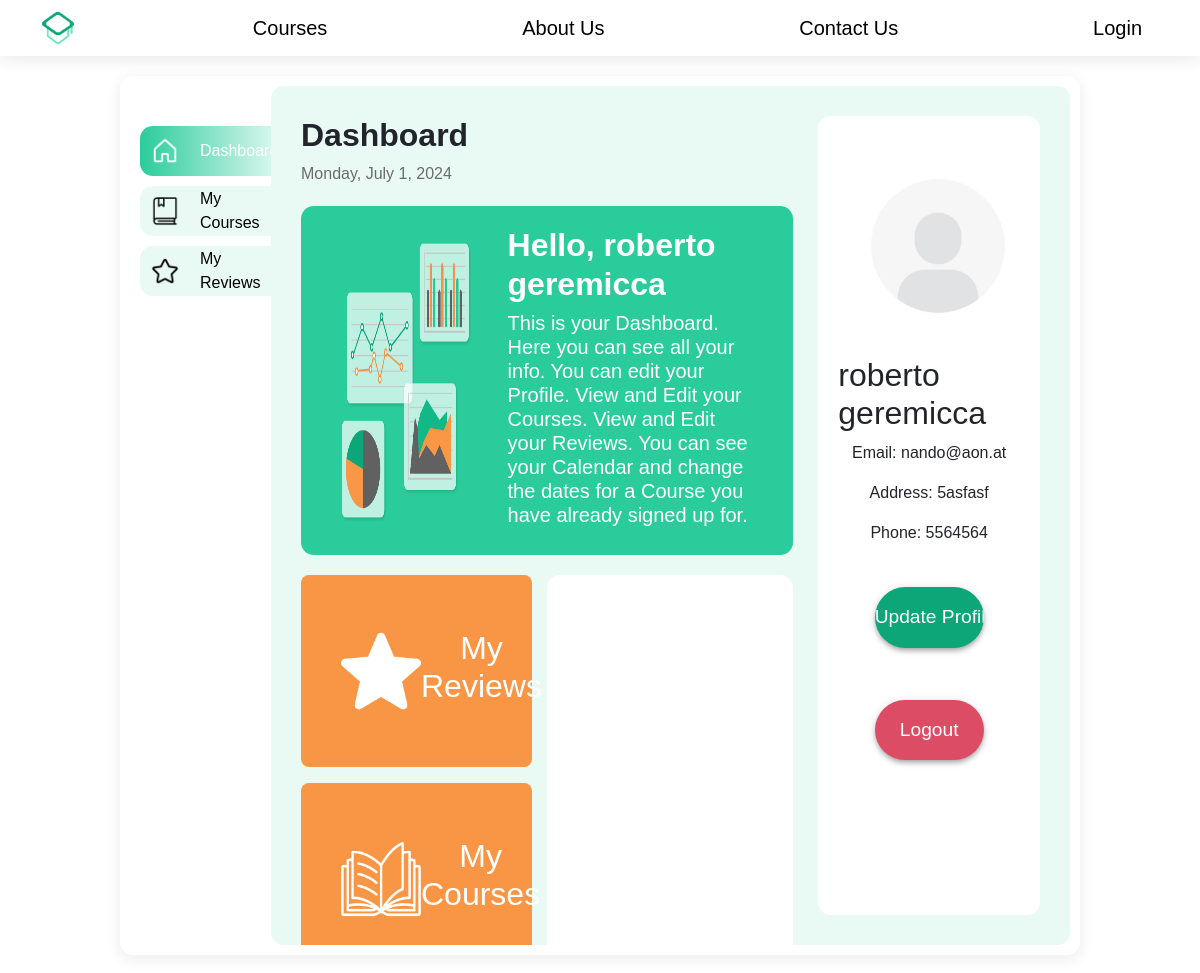
/User/dashboardUser.php (signed in), run on the app's committed database.
### tables this page shows
CREATE TABLE `users` (
  `id` int(11) NOT NULL,
  `firstName` varchar(50) DEFAULT NULL,
  `secondName` varchar(50) DEFAULT NULL,
  `email` varchar(100) DEFAULT NULL,
  `password` varchar(255) DEFAULT NULL,
  `address` varchar(100) DEFAULT NULL,
  `phoneNumber` varchar(50) DEFAULT NULL,
  `Status` enum('user','admin','trainer') DEFAULT 'user',
  `picture` varchar(255) DEFAULT NULL
);

### User/dashboardUser.php (the view, shortened to what this page needs)
<?php
require_once "../db_connection.php";
require_once "../navbar_session.php";
$userId = $_SESSION['user_id'];
$query = "SELECT * FROM users WHERE id = $userId";
$result = mysqli_query($connection, $query);
$layout = "";
if (!$result) {
    die("Database query failed: " . mysqli_error($connection));
} else {
    $user = mysqli_fetch_assoc($result);
    $layout .= "
        <img class='circle-image' src='../Images/{$user["picture"]}' alt=''>
        <h2>{$user["firstName"]} {$user["secondName"]}</h2>
        <p>Email: {$user["email"]}</p>
        <p>Address: {$user["address"]}</p>
        <p>Phone: {$user["phoneNumber"]}</p>";
}
?>
<!DOCTYPE html>
<html lang="en">
<head>
    <link href="https://cdn.jsdelivr.net/npm/bootstrap@5.3.3/dist/css/bootstrap.min.css" rel="stylesheet">
    <link rel="stylesheet" href="../style/dashboard.css">
</head>
<body>
    <div class="dashboard-container">
        <div class="left-section">
            <a href="dashboardUser.php" class="action action-active" id="dashboardBtn">
                <img class="icon" src="../Images/house-black.png" alt="">
                <div class="title">Dashboard</div>
            </a>
            <a href="mycourses.php" class="action" id="action2Btn">
                <img class="icon" src="../Images/book-black.png" alt="">
                <div class="title">My Courses</div>
            </a>
            <a href="#" class="action" id="action3Btn">
                <img class="icon" src="../Images/star-black.png" alt="">
                <div class="title">My Reviews</div>
            </a>
        </div>
        <div class="center-section" id="centerSection">
            <div class="center-left">
                <h2 class="dashboard-title">Dashboard</h2>
                <div id="current-date"></div>
                <div>
                    <div class="hello">
                        <img class="graphs" src="../Images/graphs.png" alt="">
                        <div class="hello-right">
                            <h2>Hello, <?php echo $user['firstName'] . ' ' . $user['secondName']; ?></h2>
                            <h5>This is your Dashboard. Here you can see all your info. You can edit your Profile. View and Edit your Courses. View and Edit your Reviews. You can see your Calendar and change the dates for a Course you have already signed up for.</h5>
                        </div>
                    </div>
                    <div class="content">
                        <div class="items-left">
                            <div class="box">
                                <img src="../Images/star-full.png" class="icon-big" alt="">
                                <h2 class="text">My Reviews</h2>
                            </div>
                            <div class="box">
                                <img src="../Images/open-book.png" class="icon-big" alt="">
                                <h2 class="text">My Courses</h2>
                            </div>
                        </div>
                        <div class="items-right">
                        </div>
                    </div>
                </div>
            </div>
            <div class="center-right">
                <div class="profile-info">
                    <?= $layout ?>
                    <a class="updateInput" href="updateprofile.php">
                        <input class="updateBtn" type="submit" name="update" value="Update Profile">
                    </a>
                    <a class="logoutInput" href="../login/logout.php">
                        <input class="logout" type="submit" name="logout" value="Logout">
                    </a>
                </div>
            </div>
        </div>
    </div>
</body>
</html>

### navbar_session.php
<nav class="navbar ">
    <div class="container">
        <a href="../index.php">
            <img class="nav-icon" src="../Images/logo.png" alt="">
        </a>
        <a class="navbar-brand" href="../courses.php">
            Courses
        </a>
        <a class="navbar-brand" href="../aboutus.php">
            About Us
        </a>
        <a class="navbar-brand" href="../contactus.php">
            Contact Us
        </a>
        <a class="navbar-brand" href="../login/login.php">
            Login
        </a>
    </div>
</nav>

### style/dashboard.css (style rules this page uses)
* { font-family: "Chillax", sans-serif !important; margin: 0; padding: 0; box-sizing: border-box; }
.nav-icon { width: 2rem; }
.navbar { box-shadow: rgba(30, 30, 34, 0.089) 0px 4px 15px 0px; }
.dashboard-container { display: flex; justify-content: space-between; width: 80%; height: 90%; margin: 20px auto; padding: 10px; border-radius: 0.8rem; box-shadow: rgba(30, 30, 34, 0.089) 0px 4px 15px 0px; }
.left-section { display: flex; flex-direction: column; gap: 10px; background-color: #fff; padding: 40px 0px 40px 10px; width: 15%; }
.center-section { display: flex; justify-content: space-between; background-color: #0dca9217; width: 85%; border-radius: 0.8rem; padding: 30px; gap: 5px; overflow-x: hidden; overflow-y: auto; white-space: normal; }
.center-left { height: 100%; width: 70%; }
.center-right { background-color: white; height: 100%; border-radius: 0.8rem; margin-left: 20px; width: 30%; }
.circle-image { margin: 10px auto; width: 200px; height: 200px; object-fit: cover; border-radius: 50%; }
.dashboard-title { font-weight: 600; }
#current-date { color: rgb(107, 107, 107); }
.hello { display: flex; justify-content: space-around; padding: 20px; width: 100%; background-color: #2acc9b; color: white; margin: 20px auto; border-radius: 0.8rem; }
.hello-right { display: flex; flex-direction: column; justify-content: center; width: 55%; }
.hello-right h2 { font-weight: 600; }
.hello-right h5 { font-weight: 400; }
.graphs { width: 30%; }
.content { height: 50%; width: 100%; display: flex; justify-content: space-between; }
.items-left { display: flex; flex-direction: column; justify-content: space-between; width: 47%; }
.box { height: 48%; display: flex; align-items: center; justify-content: space-between; background-color: #f99646; padding: 20px; border-radius: 8px; color: white; }
.icon { margin-right: 10px; }
.text { flex: 1; text-align: center; }
.items-right { width: 50%; height: 100%; background-color: white; border-radius: 0.8rem; }
.action { display: flex; align-items: center; gap: 10px; height: 50px; padding-left: 10px; text-decoration: none; color: black; background-color: #0dca9217; border-top-left-radius: 0.8rem; border-bottom-left-radius: 0.8rem; }
.action-active { display: flex; align-items: center; gap: 10px; background-image: linear-gradient(to right, #2acc9b, #0dca9217); border-top-left-radius: 0.8rem; border-bottom-left-radius: 0.8rem; font-weight: 500; color: white; }
.action-active img { filter: brightness(0) invert(1); }
.icon { width: 30px; height: 30px; display: flex; justify-content: center; align-items: center; }
.icon-big { margin-left: 20px; width: 80px; height: 80px; display: flex; justify-content: center; align-items: center; }
.title { flex: 1; }
.profile-info { padding: 20px; display: flex; flex-direction: column; align-items: center; }
.updateInput { width: 60%; text-decoration: none; }
.updateBtn { display: flex; justify-content: space-around; box-shadow: 0 4px 5px 0 rgba(0, 0, 0, 0.14), 0 1px 10px 0 rgba(0, 0, 0, 0.12), 0 2px 4px -1px rgba(0, 0, 0, 0.2); color: #ffff; background-color: #0ca678; font-size: 1.2rem; border-radius: 100px; padding: 16px 0px; width: 100%; border: 0; margin: 26px 0; outline: none; cursor: pointer; transition: all 200ms ease-in; }
.logoutInput { width: 60%; text-decoration: none; }
.logout { display: flex; justify-content: space-around; box-shadow: 0 4px 5px 0 rgba(0, 0, 0, 0.14), 0 1px 10px 0 rgba(0, 0, 0, 0.12), 0 2px 4px -1px rgba(0, 0, 0, 0.2); color: #ffff; background-color: #dc4c64; font-size: 1.2rem; border-radius: 100px; padding: 16px 0px; width: 100%; border: 0; margin: 26px 0; outline: none; cursor: pointer; transition: all 200ms ease-in; }

### data on the page
users: firstName "roberto", secondName "geremicca", picture (placeholder picture), email "nando@aon.at", address "5asfasf", phoneNumber "5564564"
